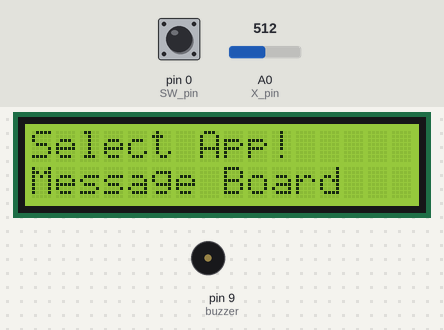
Simulated run of this sketch. Board: Arduino Uno, built with avr-gcc and run on an emulated ATmega328P. On the bench: 16×2 character LCD, buzzer (waves = sounding). Inputs (shaded band) come from the test bench; at power-on: A0 (X_pin) = 512, pin 0 (SW_pin) HIGH. Random numbers use the default seed unless the sketch sets one.

Above: at 3.5 s.
3.6 s: A0 (X_pin) set to 591
5.1 s: A0 (X_pin) set to 619
At 6.5 s:
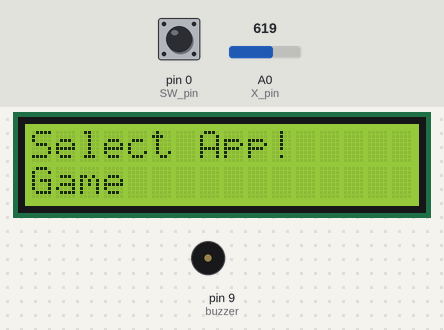
6.9 s: pin 0 (SW_pin) pulled LOW for 0.15 s
At 7.37 s:
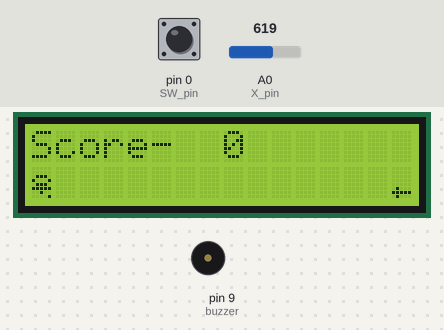
9.3 s: A0 (X_pin) set to 390
At 9.51 s:
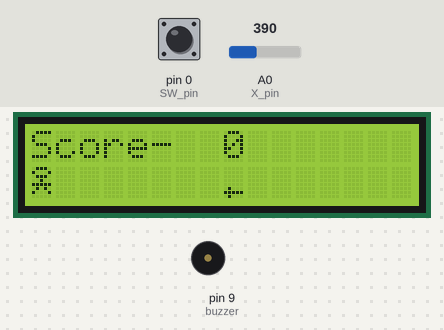
11.7 s: A0 (X_pin) set to 408
At 12.0 s:
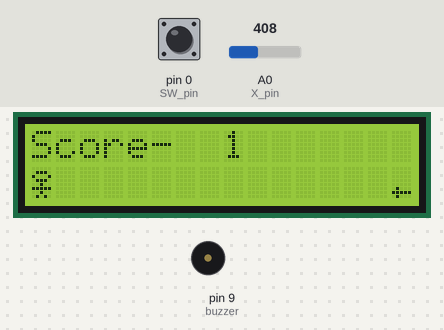
14.2 s: pin 0 (SW_pin) pulled LOW for 3.2 s
At 16.52 s:
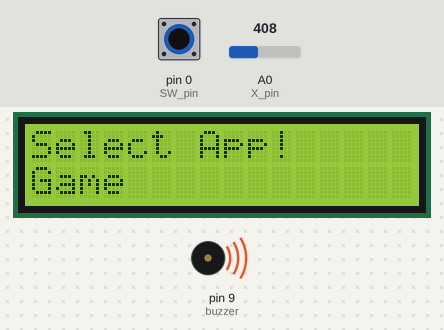
Timing chart, 0 to 18.2 s (numbered marks = the images above; inputs shaded):
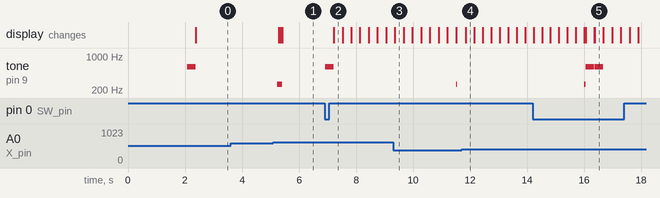

The sketch:

CamsSystem.ino
```cpp
#include <LiquidCrystal.h>
#include <EEPROM.h>

//declare pins for joystick
const int X_pin = 0;
const int Y_pin = 1;
const int SW_pin = 0;
//input pin for buzzer
const int buzzer = 9;
//define pins for LCD (2-7)
LiquidCrystal lcd(2, 3, 4, 5, 6, 7);
//data for programs to use
unsigned long int counter = 0;
static String totalMsg = "Luna is fish    George is cat   ";
static unsigned int currentIndex = 0;
static unsigned int menuIndex = 0;
bool changeDetected = false;

//define custom characters
byte Heart[] = {
  B00000,
  B01010,
  B11111,
  B11111,
  B01110,
  B00100,
  B00000,
  B00000
};

byte Star[] = {
  B00000,
  B00000,
  B01010,
  B00000,
  B10001,
  B01110,
  B00000,
  B00000
};

byte Person[] = {
  B00000,
  B01110,
  B10001,
  B01110,
  B00100,
  B11111,
  B00100,
  B01010
};

byte PersonUp[] = {
  B01110,
  B10001,
  B01110,
  B00100,
  B11111,
  B01010,
  B10001,
  B00000
};

byte PersonDown[] = {
  B00000,
  B00000,
  B01110,
  B10001,
  B01110,
  B11111,
  B00100,
  B100001
};

byte TopArrow[] = {
  B01000,
  B11111,
  B01000,
  B00000,
  B00000,
  B00000,
  B00000,
  B00000
};

byte BottomArrow[] = {
  B00000,
  B00000,
  B00000,
  B00000,
  B00000,
  B01000,
  B11111,
  B01000
};

void writeMessage() {
  String line1 = totalMsg.substring(0, 16);
  String line2 = totalMsg.substring(16, 32);
  lcd.setCursor(0, 0);
  lcd.print(line1);
  lcd.setCursor(0, 1);
  lcd.print(line2);
}

void clearTop() {
  lcd.setCursor(0, 0);
  lcd.print("                ");
}

void clearBottom() {
  lcd.setCursor(0, 1);
  lcd.print("                ");
}

void clearScreen() {
  clearTop();
  clearBottom();
}

void quickBuzz() {
  tone(buzzer, 261);
  delay(50);
  noTone(buzzer);
}

void longBuzz() {
  tone(buzzer, 600);
  delay(300);
  noTone(buzzer);
}

void note(int pitch, int noteLength, int postDelay) {
  tone(buzzer, pitch);
  delay(noteLength);
  noTone(buzzer);
  delay(postDelay);
}

//app 1: count forever- will count forever while open
void countForever() {
  lcd.setCursor(0, 0);
  lcd.print("Click to return");
  //check for pin press, if not, return
  while (1) {
    if (!digitalRead(SW_pin)) {
      longBuzz();
      clearScreen();
      return;
    }
    lcd.setCursor(0, 1);
    lcd.print(counter++);
  }
}

//app 2: use buzzer to play music
void song() {
  note(300, 100, 75);
  note(600, 75, 25);
  note(500, 75, 25);
  note(350, 250, 50);
  note(250, 250, 800);
  note(300, 100, 75);
  return;
}

//app 3: play game
void game() {
  boolean isEnemyStateSet = false;
  int playerState = 0;
  int delayTime=300;
  int enemyPos = 15;
  int enemyState = 0;
  int score = 0;
  while (1) {
    lcd.setCursor(0, 0);
    lcd.print("Score-");
    lcd.setCursor(8, 0);
    lcd.print(score);
    lcd.setCursor(0, 1);
    if (analogRead(X_pin) < 400)
      playerState = 5;
    else if (analogRead(X_pin) > 600)
      playerState = 6;
    else
      playerState = 2;
    lcd.write((byte)playerState);
    lcd.setCursor(enemyPos--, 1);
    if (!isEnemyStateSet) {
      enemyState = random(2);
      isEnemyStateSet = true;
    }
    if (enemyState == 0 && enemyPos > 0)
      lcd.write((byte)3);
    else if (enemyState == 1 && enemyPos > 0)
      lcd.write((byte)4);
    else {
      quickBuzz();
      if (playerState==2 || (playerState == 5 && enemyState == 0) || (playerState == 6 && enemyState == 1))
        break;
      score++;
      enemyPos = 15;
      isEnemyStateSet = false;
      delayTime-=10;
    }
    delay(delayTime);
    clearScreen();
  }
  lcd.setCursor(0, 0);
  lcd.print("Game Over!");
  lcd.setCursor(0, 1);
  lcd.print("Score: ");
  lcd.setCursor(7, 1);
  lcd.print(score);
  lcd.setCursor(9, 1);
  lcd.print(" HS: ");
  lcd.setCursor(14, 1);
  int highScore = EEPROM.read(0);
  if (score>highScore){
    EEPROM.write(0,score);
    lcd.print(score);
  }
  else
    lcd.print(highScore);
  while (1) {
    if (!digitalRead(SW_pin)) {
      longBuzz();
      clearScreen();
      return;
    }
  }
}

//app 4- changable message board
void messageBoard() {
  writeMessage();
  lcd.setCursor(14, 0);
  lcd.write((byte)0);
  lcd.setCursor(14, 1);
  lcd.write((byte)1);
  while (1) {
    if (!digitalRead(SW_pin)) {
      changeDetected = true;
      currentIndex = 0;
      longBuzz();
      clearScreen();
      return;
    }
    else if (analogRead(X_pin) < 400) {
      if ((int) totalMsg[currentIndex] < 126) {
        changeDetected = true;
        totalMsg[currentIndex]++;
      }
    }
    else if (analogRead(X_pin) > 600) {
      if ((int) totalMsg[currentIndex] > 32) {
        changeDetected = true;
        totalMsg[currentIndex]--;
      }
    }
    else if (analogRead(Y_pin) > 600) {
      if (currentIndex > 0) {
        changeDetected = true;
        currentIndex--;
      }
    }
    else if (analogRead(Y_pin) < 400) {
      if (currentIndex < 31) {
        changeDetected = true;
        currentIndex++;
      }
    }
    if (changeDetected) {
      changeDetected = false;
      writeMessage();
    }
    delay(150);
  }
}


void setup() {
  pinMode(SW_pin, INPUT);
  pinMode(X_pin, INPUT);
  pinMode(Y_pin, INPUT);
  digitalWrite(SW_pin, HIGH);
  pinMode(buzzer, OUTPUT);
  lcd.begin(16, 2);
  lcd.createChar(0, Heart);
  lcd.createChar(1, Star);
  lcd.createChar(2, Person);
  lcd.createChar(3, TopArrow);
  lcd.createChar(4, BottomArrow);
  lcd.createChar(5, PersonUp);
  lcd.createChar(6, PersonDown);

  lcd.setCursor(0, 0);
  lcd.print(" **Welcome to**");
  lcd.setCursor(0, 1);
  lcd.print("**Cam's System**");
  delay(2000);
  longBuzz();
}

void loop() {
  clearScreen();
  lcd.setCursor(0, 0);
  lcd.print("Select App!");
  lcd.setCursor(0, 1);
  if (menuIndex == 0)
    lcd.print("Message Board");
  if (menuIndex == 1)
    lcd.print("Count Forever");
  if (menuIndex == 2)
    lcd.print("Song");
  if (menuIndex == 3)
    lcd.print("Game");
  while (1) {
    if (!digitalRead(SW_pin)) {
      longBuzz();
      clearScreen();
      if (menuIndex == 0)
        messageBoard();
      if (menuIndex == 1)
        countForever();
      if (menuIndex == 2)
        song();
      if (menuIndex == 3)
        game();
      return;
    }
    else if (analogRead(X_pin) < 400) {
      if (menuIndex > 0) {
        quickBuzz();
        menuIndex--;
        break;
      }
    }
    else if (analogRead(X_pin) > 600) {
      if (menuIndex < 3) {
        quickBuzz();
        menuIndex++;
        break;
      }
    }
    delay(150);
  }
}
```

Measured:
- the behaviour switches between 600 and 601 on A0 (X_pin) (found by bisection; images 0 and 1)
- the behaviour switches between 399 and 400 on A0 (X_pin) (found by bisection; images 3 and 4)
- after the input at 3.6 s, every drawn part: stays the same
- after the input at 5.1 s, tone on pin 9 (buzzer): alternates 261 Hz for 0.08 s and silent for 0.01 s, 4 changes in all, then stays silent, starting after 0.14 s; the display: first changes after 0.19 s (image 1 shows a later state)
- after the input at 6.9 s, tone on pin 9 (buzzer): silent → 600 Hz at once, → silent 0.30 s later; the display: changes after 0.32 s (image 2)
